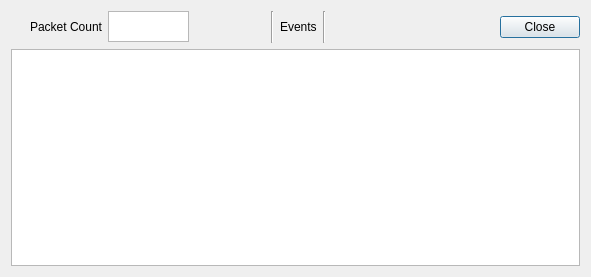
<?xml version="1.0" encoding="UTF-8"?>
<ui version="4.0">
 <class>EventMessageDialog</class>
 <widget class="QDialog" name="EventMessageDialog">
  <property name="geometry">
   <rect>
    <x>0</x>
    <y>0</y>
    <width>591</width>
    <height>277</height>
   </rect>
  </property>
  <property name="windowTitle">
   <string>Event Messages</string>
  </property>
  <layout class="QVBoxLayout" name="verticalLayout">
   <item>
    <layout class="QHBoxLayout" name="horizontalLayout">
     <item>
      <widget class="QLabel" name="label_2">
       <property name="sizePolicy">
        <sizepolicy hsizetype="Minimum" vsizetype="Fixed">
         <horstretch>0</horstretch>
         <verstretch>0</verstretch>
        </sizepolicy>
       </property>
       <property name="minimumSize">
        <size>
         <width>91</width>
         <height>17</height>
        </size>
       </property>
       <property name="maximumSize">
        <size>
         <width>91</width>
         <height>17</height>
        </size>
       </property>
       <property name="text">
        <string>Packet Count</string>
       </property>
       <property name="alignment">
        <set>Qt::AlignRight|Qt::AlignTrailing|Qt::AlignVCenter</set>
       </property>
      </widget>
     </item>
     <item>
      <widget class="QTextBrowser" name="sequenceCount">
       <property name="sizePolicy">
        <sizepolicy hsizetype="Fixed" vsizetype="Fixed">
         <horstretch>0</horstretch>
         <verstretch>0</verstretch>
        </sizepolicy>
       </property>
       <property name="minimumSize">
        <size>
         <width>81</width>
         <height>31</height>
        </size>
       </property>
       <property name="maximumSize">
        <size>
         <width>81</width>
         <height>31</height>
        </size>
       </property>
      </widget>
     </item>
     <item>
      <spacer name="horizontalSpacer">
       <property name="orientation">
        <enum>Qt::Horizontal</enum>
       </property>
       <property name="sizeHint" stdset="0">
        <size>
         <width>40</width>
         <height>20</height>
        </size>
       </property>
      </spacer>
     </item>
     <item>
      <widget class="Line" name="line">
       <property name="orientation">
        <enum>Qt::Vertical</enum>
       </property>
      </widget>
     </item>
     <item>
      <widget class="QLabel" name="label">
       <property name="text">
        <string>Events</string>
       </property>
      </widget>
     </item>
     <item>
      <widget class="Line" name="line_2">
       <property name="orientation">
        <enum>Qt::Vertical</enum>
       </property>
      </widget>
     </item>
     <item>
      <spacer name="horizontalSpacer_3">
       <property name="orientation">
        <enum>Qt::Horizontal</enum>
       </property>
       <property name="sizeHint" stdset="0">
        <size>
         <width>40</width>
         <height>20</height>
        </size>
       </property>
      </spacer>
     </item>
     <item>
      <spacer name="horizontalSpacer_2">
       <property name="orientation">
        <enum>Qt::Horizontal</enum>
       </property>
       <property name="sizeType">
        <enum>QSizePolicy::Fixed</enum>
       </property>
       <property name="sizeHint" stdset="0">
        <size>
         <width>81</width>
         <height>31</height>
        </size>
       </property>
      </spacer>
     </item>
     <item>
      <widget class="QDialogButtonBox" name="buttonBox">
       <property name="sizePolicy">
        <sizepolicy hsizetype="Fixed" vsizetype="Fixed">
         <horstretch>0</horstretch>
         <verstretch>0</verstretch>
        </sizepolicy>
       </property>
       <property name="minimumSize">
        <size>
         <width>91</width>
         <height>32</height>
        </size>
       </property>
       <property name="maximumSize">
        <size>
         <width>91</width>
         <height>32</height>
        </size>
       </property>
       <property name="orientation">
        <enum>Qt::Horizontal</enum>
       </property>
       <property name="standardButtons">
        <set>QDialogButtonBox::Close</set>
       </property>
      </widget>
     </item>
    </layout>
   </item>
   <item>
    <widget class="QTextBrowser" name="eventOutput"/>
   </item>
  </layout>
 </widget>
 <resources/>
 <connections>
  <connection>
   <sender>buttonBox</sender>
   <signal>accepted()</signal>
   <receiver>EventMessageDialog</receiver>
   <slot>accept()</slot>
   <hints>
    <hint type="sourcelabel">
     <x>248</x>
     <y>254</y>
    </hint>
    <hint type="destinationlabel">
     <x>157</x>
     <y>274</y>
    </hint>
   </hints>
  </connection>
  <connection>
   <sender>buttonBox</sender>
   <signal>rejected()</signal>
   <receiver>EventMessageDialog</receiver>
   <slot>reject()</slot>
   <hints>
    <hint type="sourcelabel">
     <x>316</x>
     <y>260</y>
    </hint>
    <hint type="destinationlabel">
     <x>286</x>
     <y>274</y>
    </hint>
   </hints>
  </connection>
 </connections>
</ui>
